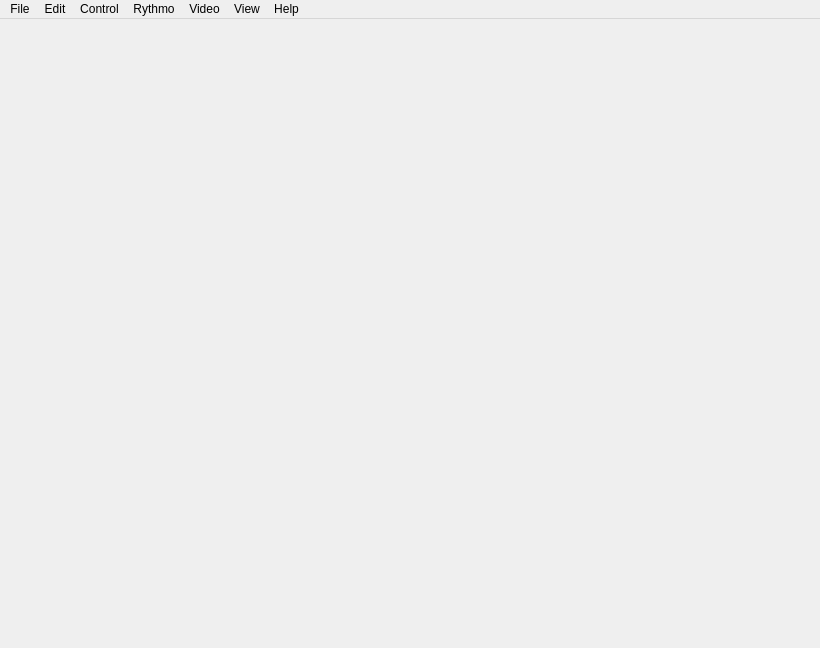
<?xml version="1.0" encoding="UTF-8"?>
<ui version="4.0">
 <class>JokerWindow</class>
 <widget class="QMainWindow" name="JokerWindow">
  <property name="geometry">
   <rect>
    <x>0</x>
    <y>0</y>
    <width>820</width>
    <height>648</height>
   </rect>
  </property>
  <property name="windowTitle">
   <string>Joker</string>
  </property>
  <widget class="QWidget" name="centralwidget">
   <layout class="QVBoxLayout" name="verticalLayout" stretch="1">
    <property name="spacing">
     <number>0</number>
    </property>
    <property name="leftMargin">
     <number>0</number>
    </property>
    <property name="topMargin">
     <number>0</number>
    </property>
    <property name="rightMargin">
     <number>0</number>
    </property>
    <property name="bottomMargin">
     <number>0</number>
    </property>
    <item>
     <widget class="PhGraphicView" name="videoStripView" native="true"/>
    </item>
   </layout>
  </widget>
  <widget class="QMenuBar" name="menubar">
   <property name="geometry">
    <rect>
     <x>0</x>
     <y>0</y>
     <width>820</width>
     <height>22</height>
    </rect>
   </property>
   <widget class="QMenu" name="menuFile">
    <property name="title">
     <string>File</string>
    </property>
    <widget class="QMenu" name="menuOpen_recent">
     <property name="title">
      <string>Open recent</string>
     </property>
     <addaction name="actionEmpty"/>
    </widget>
    <addaction name="actionNew"/>
    <addaction name="separator"/>
    <addaction name="actionOpen"/>
    <addaction name="menuOpen_recent"/>
    <addaction name="separator"/>
    <addaction name="actionOpen_Video"/>
    <addaction name="actionClose_video"/>
    <addaction name="separator"/>
    <addaction name="actionSave"/>
    <addaction name="actionSave_as"/>
    <addaction name="actionExport_Video"/>
    <addaction name="separator"/>
    <addaction name="actionPreferences"/>
    <addaction name="actionProperties"/>
   </widget>
   <widget class="QMenu" name="menuEdit">
    <property name="title">
     <string>Edit</string>
    </property>
    <addaction name="actionAdd_text"/>
   </widget>
   <widget class="QMenu" name="menuControl">
    <property name="title">
     <string>Control</string>
    </property>
    <widget class="QMenu" name="menuVarial_Speed">
     <property name="title">
      <string>Varispeed</string>
     </property>
     <addaction name="action_3"/>
     <addaction name="action_1"/>
     <addaction name="action_0_5"/>
     <addaction name="action0"/>
     <addaction name="action0_5"/>
     <addaction name="action1"/>
     <addaction name="action3"/>
    </widget>
    <widget class="QMenu" name="menuGo_to">
     <property name="title">
      <string>Go to</string>
     </property>
     <addaction name="actionTimecode"/>
     <addaction name="actionNext_element"/>
     <addaction name="actionPrevious_element"/>
     <addaction name="actionNext_loop"/>
     <addaction name="actionPrevious_loop"/>
    </widget>
    <addaction name="actionPlay_pause"/>
    <addaction name="actionPlay_backward"/>
    <addaction name="actionStep_forward"/>
    <addaction name="actionStep_backward"/>
    <addaction name="actionStep_time_forward"/>
    <addaction name="actionStep_time_backward"/>
    <addaction name="menuVarial_Speed"/>
    <addaction name="actionChange_timestamp"/>
    <addaction name="menuGo_to"/>
    <addaction name="separator"/>
    <addaction name="actionSet_TC_in"/>
    <addaction name="actionSet_TC_out"/>
    <addaction name="actionLoop"/>
   </widget>
   <widget class="QMenu" name="menuView">
    <property name="title">
     <string>View</string>
    </property>
    <addaction name="actionFullscreen"/>
    <addaction name="actionDisplay_the_control_panel"/>
    <addaction name="actionDisplay_the_information_panel"/>
    <addaction name="separator"/>
   </widget>
   <widget class="PhHelpMenu" name="menuHelp">
    <property name="title">
     <string>Help</string>
    </property>
    <addaction name="actionSend_feedback"/>
    <addaction name="actionAbout"/>
   </widget>
   <widget class="QMenu" name="menuVideo">
    <property name="title">
     <string>Video</string>
    </property>
    <addaction name="actionForce_16_9_ratio"/>
    <addaction name="actionDeinterlace_video"/>
    <addaction name="actionUse_native_video_size"/>
    <addaction name="actionPicture_in_picture"/>
    <addaction name="actionSecond_screen"/>
   </widget>
   <widget class="QMenu" name="menuRythmo">
    <property name="title">
     <string>Rythmo</string>
    </property>
    <addaction name="actionAdd_text"/>
    <addaction name="actionSelect_character"/>
    <addaction name="actionHide_selected_peoples"/>
    <addaction name="separator"/>
    <addaction name="actionHide_the_rythmo"/>
    <addaction name="actionInvert_colors"/>
    <addaction name="actionDisplay_the_cuts"/>
    <addaction name="actionDisplay_the_vertical_scale"/>
    <addaction name="separator"/>
    <addaction name="actionDisplay_feet"/>
    <addaction name="actionSet_first_foot_timecode"/>
    <addaction name="actionSet_distance_between_two_feet"/>
   </widget>
   <addaction name="menuFile"/>
   <addaction name="menuEdit"/>
   <addaction name="menuControl"/>
   <addaction name="menuRythmo"/>
   <addaction name="menuVideo"/>
   <addaction name="menuView"/>
   <addaction name="menuHelp"/>
  </widget>
  <action name="actionOpen">
   <property name="text">
    <string>Open...</string>
   </property>
   <property name="shortcut">
    <string>Ctrl+O</string>
   </property>
  </action>
  <action name="actionAdd_text">
   <property name="text">
    <string>Add text...</string>
   </property>
   <property name="shortcut">
    <string>Ctrl+T</string>
   </property>
  </action>
  <action name="actionPlay_pause">
   <property name="text">
    <string>Play/pause</string>
   </property>
   <property name="shortcut">
    <string>Space</string>
   </property>
  </action>
  <action name="actionPlay_backward">
   <property name="text">
    <string>Play backward</string>
   </property>
   <property name="shortcut">
    <string>Down</string>
   </property>
  </action>
  <action name="actionStep_forward">
   <property name="text">
    <string>Step forward</string>
   </property>
   <property name="shortcut">
    <string>Right</string>
   </property>
  </action>
  <action name="actionStep_backward">
   <property name="text">
    <string>Step backward</string>
   </property>
   <property name="shortcut">
    <string>Left</string>
   </property>
  </action>
  <action name="actionStep_time_forward">
   <property name="text">
    <string>Step time forward</string>
   </property>
   <property name="shortcut">
    <string>Alt+Right</string>
   </property>
  </action>
  <action name="actionStep_time_backward">
   <property name="text">
    <string>Step time backward</string>
   </property>
   <property name="shortcut">
    <string>Alt+Left</string>
   </property>
  </action>
  <action name="action_3">
   <property name="text">
    <string notr="true">-3</string>
   </property>
  </action>
  <action name="action_1">
   <property name="text">
    <string notr="true">-1</string>
   </property>
  </action>
  <action name="action_0_5">
   <property name="text">
    <string notr="true">-0.5</string>
   </property>
  </action>
  <action name="action0">
   <property name="text">
    <string notr="true">0</string>
   </property>
  </action>
  <action name="action0_5">
   <property name="text">
    <string notr="true">0.5</string>
   </property>
  </action>
  <action name="action1">
   <property name="text">
    <string notr="true">1</string>
   </property>
  </action>
  <action name="action3">
   <property name="text">
    <string notr="true">3</string>
   </property>
  </action>
  <action name="actionOpen_Video">
   <property name="text">
    <string>Open video file...</string>
   </property>
   <property name="shortcut">
    <string>Ctrl+Shift+O</string>
   </property>
  </action>
  <action name="actionChange_timestamp">
   <property name="text">
    <string>Change timestamp...</string>
   </property>
  </action>
  <action name="actionChange_font">
   <property name="text">
    <string>Change font...</string>
   </property>
  </action>
  <action name="actionAbout">
   <property name="text">
    <string>About...</string>
   </property>
  </action>
  <action name="actionPreferences">
   <property name="text">
    <string>Preferences...</string>
   </property>
  </action>
  <action name="actionProperties">
   <property name="text">
    <string>Properties...</string>
   </property>
  </action>
  <action name="actionTest_mode">
   <property name="checkable">
    <bool>true</bool>
   </property>
   <property name="text">
    <string>Test mode</string>
   </property>
   <property name="toolTip">
    <string>Set Joker on Test mode for syncheck</string>
   </property>
   <property name="shortcut">
    <string>Ctrl+Shift+T</string>
   </property>
  </action>
  <action name="actionTimecode">
   <property name="text">
    <string>Timecode...</string>
   </property>
   <property name="shortcut">
    <string>Ctrl+G</string>
   </property>
  </action>
  <action name="actionNext_text">
   <property name="text">
    <string>Next text</string>
   </property>
  </action>
  <action name="actionPrevious_text">
   <property name="text">
    <string>Previous text</string>
   </property>
  </action>
  <action name="actionNext_element">
   <property name="text">
    <string>Next element</string>
   </property>
   <property name="shortcut">
    <string>Ctrl+Right</string>
   </property>
  </action>
  <action name="actionPrevious_element">
   <property name="text">
    <string>Previous element</string>
   </property>
   <property name="shortcut">
    <string>Ctrl+Left</string>
   </property>
  </action>
  <action name="actionSave">
   <property name="enabled">
    <bool>true</bool>
   </property>
   <property name="text">
    <string>Save</string>
   </property>
   <property name="shortcut">
    <string>Ctrl+S</string>
   </property>
  </action>
  <action name="actionSave_as">
   <property name="enabled">
    <bool>true</bool>
   </property>
   <property name="text">
    <string>Save as...</string>
   </property>
   <property name="shortcut">
    <string>Ctrl+Shift+S</string>
   </property>
  </action>
  <action name="actionSelect_character">
   <property name="text">
    <string>Select character...</string>
   </property>
   <property name="shortcut">
    <string>Ctrl+R</string>
   </property>
  </action>
  <action name="actionForce_16_9_ratio">
   <property name="checkable">
    <bool>true</bool>
   </property>
   <property name="text">
    <string>Force 16/9 ratio</string>
   </property>
   <property name="shortcut">
    <string>F8</string>
   </property>
  </action>
  <action name="actionFullscreen">
   <property name="checkable">
    <bool>true</bool>
   </property>
   <property name="text">
    <string>Fullscreen</string>
   </property>
   <property name="shortcut">
    <string>F10</string>
   </property>
  </action>
  <action name="actionEmpty">
   <property name="enabled">
    <bool>false</bool>
   </property>
   <property name="text">
    <string>Empty</string>
   </property>
  </action>
  <action name="actionInvert_colors">
   <property name="checkable">
    <bool>true</bool>
   </property>
   <property name="text">
    <string>Invert colors</string>
   </property>
  </action>
  <action name="actionNew">
   <property name="text">
    <string>New</string>
   </property>
   <property name="shortcut">
    <string>Ctrl+N</string>
   </property>
  </action>
  <action name="actionClose_video">
   <property name="text">
    <string>Close video</string>
   </property>
  </action>
  <action name="actionSend_feedback">
   <property name="text">
    <string>Send feedback...</string>
   </property>
  </action>
  <action name="actionDeinterlace_video">
   <property name="checkable">
    <bool>true</bool>
   </property>
   <property name="text">
    <string>Deinterlace video</string>
   </property>
  </action>
  <action name="actionHide_the_rythmo">
   <property name="checkable">
    <bool>true</bool>
   </property>
   <property name="text">
    <string>Hide the rythmo</string>
   </property>
   <property name="shortcut">
    <string>F9</string>
   </property>
  </action>
  <action name="actionNext_loop">
   <property name="text">
    <string>Next loop</string>
   </property>
   <property name="shortcut">
    <string>Ctrl+Up</string>
   </property>
  </action>
  <action name="actionPrevious_loop">
   <property name="text">
    <string>Previous loop</string>
   </property>
   <property name="shortcut">
    <string>Ctrl+Down</string>
   </property>
  </action>
  <action name="actionDisplay_the_cuts">
   <property name="checkable">
    <bool>true</bool>
   </property>
   <property name="text">
    <string>Display the cuts</string>
   </property>
  </action>
  <action name="actionDisplay_the_vertical_scale">
   <property name="checkable">
    <bool>true</bool>
   </property>
   <property name="text">
    <string>Display the vertical scale</string>
   </property>
  </action>
  <action name="actionDisplay_the_information_panel">
   <property name="checkable">
    <bool>true</bool>
   </property>
   <property name="text">
    <string>Display the information panel</string>
   </property>
  </action>
  <action name="actionDisplay_the_control_panel">
   <property name="checkable">
    <bool>true</bool>
   </property>
   <property name="text">
    <string>Display the control panel</string>
   </property>
  </action>
  <action name="actionHide_selected_peoples">
   <property name="checkable">
    <bool>true</bool>
   </property>
   <property name="text">
    <string>Hide selected peoples</string>
   </property>
  </action>
  <action name="actionDisplay_feet">
   <property name="checkable">
    <bool>true</bool>
   </property>
   <property name="text">
    <string>Display feet</string>
   </property>
  </action>
  <action name="actionSet_first_foot_timecode">
   <property name="text">
    <string>Set first foot timecode...</string>
   </property>
  </action>
  <action name="actionSet_distance_between_two_feet">
   <property name="text">
    <string>Set distance between two feet...</string>
   </property>
  </action>
  <action name="actionUse_native_video_size">
   <property name="checkable">
    <bool>true</bool>
   </property>
   <property name="text">
    <string>Use native video size</string>
   </property>
  </action>
  <action name="actionSet_TC_in">
   <property name="text">
    <string>Set TC in</string>
   </property>
   <property name="shortcut">
    <string>Ctrl+J</string>
   </property>
  </action>
  <action name="actionSet_TC_out">
   <property name="text">
    <string>Set TC out</string>
   </property>
   <property name="shortcut">
    <string>Ctrl+K</string>
   </property>
  </action>
  <action name="actionLoop">
   <property name="checkable">
    <bool>true</bool>
   </property>
   <property name="text">
    <string>Loop</string>
   </property>
   <property name="shortcut">
    <string>Ctrl+L</string>
   </property>
  </action>
  <action name="actionPicture_in_picture">
   <property name="checkable">
    <bool>true</bool>
   </property>
   <property name="text">
    <string>Picture in picture</string>
   </property>
  </action>
  <action name="actionSecond_screen">
   <property name="checkable">
    <bool>true</bool>
   </property>
   <property name="text">
    <string>Second screen</string>
   </property>
  </action>
  <action name="actionExport_Video">
   <property name="text">
    <string>Export Video...</string>
   </property>
  </action>
 </widget>
 <customwidgets>
  <customwidget>
   <class>PhGraphicView</class>
   <extends>QWidget</extends>
   <header>PhGraphic/PhGraphicView.h</header>
   <container>1</container>
  </customwidget>
  <customwidget>
   <class>PhHelpMenu</class>
   <extends>QMenu</extends>
   <header>../../libs/PhCommonUI/PhHelpMenu.h</header>
  </customwidget>
 </customwidgets>
 <resources/>
 <connections/>
</ui>
